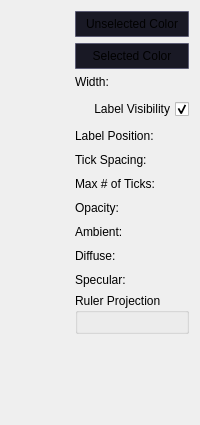
        <widget class="QWidget" name="tab_3">
         <attribute name="title">
          <string>Lines</string>
         </attribute>
         <layout class="QGridLayout" name="gridLayout_3">
          <item row="0" column="1">
           <widget class="ctkColorPickerButton" name="lineUnselectedColorPickerButton">
            <property name="styleSheet">
             <string notr="true">QPushButton{
	min-height: 24;
	max-height: 24;
	background: #191925;
	border: 1px solid #5c5c74;
	border-radius: 1px;
	font: 10pt &quot;Microsoft YaHei&quot;;
}


QPushButton:hover
{
	background-color: #5C5C74;
}</string>
            </property>
            <property name="text">
             <string>Unselected Color</string>
            </property>
           </widget>
          </item>
          <item row="1" column="1">
           <widget class="ctkColorPickerButton" name="lineSelectedColorPickerButton">
            <property name="styleSheet">
             <string notr="true">QPushButton{
	min-height: 24;
	max-height: 24;
	background: #191925;
	border: 1px solid #5c5c74;
	border-radius: 1px;
	font: 10pt &quot;Microsoft YaHei&quot;;
}


QPushButton:hover
{
	background-color: #5C5C74;
}</string>
            </property>
            <property name="text">
             <string>Selected Color</string>
            </property>
           </widget>
          </item>
          <item row="2" column="1">
           <layout class="QGridLayout" name="gridLayout_6">
            <property name="spacing">
             <number>10</number>
            </property>
            <item row="0" column="0">
             <widget class="QLabel" name="widthLabel_2">
              <property name="text">
               <string>Width:</string>
              </property>
             </widget>
            </item>
            <item row="0" column="2">
             <widget class="ctkSliderWidget" name="lineWidthSliderSpinBoxWidget_2" native="true">
              <property name="decimals" stdset="0">
               <number>0</number>
              </property>
              <property name="maximum" stdset="0">
               <double>20.000000000000000</double>
              </property>
             </widget>
            </item>
            <item row="5" column="0">
             <widget class="QLabel" name="opacityLabel_3">
              <property name="text">
               <string>Opacity:</string>
              </property>
             </widget>
            </item>
            <item row="5" column="2">
             <widget class="ctkSliderWidget" name="lineOpacitySliderSpinBoxWidget_2" native="true">
              <property name="singleStep" stdset="0">
               <double>0.100000000000000</double>
              </property>
              <property name="maximum" stdset="0">
               <double>1.000000000000000</double>
              </property>
             </widget>
            </item>
            <item row="6" column="0">
             <widget class="QLabel" name="ambientLabel_3">
              <property name="text">
               <string>Ambient:</string>
              </property>
             </widget>
            </item>
            <item row="6" column="2">
             <widget class="ctkSliderWidget" name="lineAmbientSliderSpinBoxWidget_2" native="true">
              <property name="singleStep" stdset="0">
               <double>0.100000000000000</double>
              </property>
              <property name="maximum" stdset="0">
               <double>1.000000000000000</double>
              </property>
             </widget>
            </item>
            <item row="7" column="0">
             <widget class="QLabel" name="diffuseLabel_3">
              <property name="text">
               <string>Diffuse:</string>
              </property>
             </widget>
            </item>
            <item row="7" column="2">
             <widget class="ctkSliderWidget" name="lineDiffuseSliderSpinBoxWidget_2" native="true">
              <property name="singleStep" stdset="0">
               <double>0.100000000000000</double>
              </property>
              <property name="maximum" stdset="0">
               <double>1.000000000000000</double>
              </property>
             </widget>
            </item>
            <item row="8" column="0">
             <widget class="QLabel" name="specularLabel_3">
              <property name="text">
               <string>Specular:</string>
              </property>
             </widget>
            </item>
            <item row="8" column="2">
             <widget class="ctkSliderWidget" name="lineSpecularSliderSpinBoxWidget_2" native="true">
              <property name="singleStep" stdset="0">
               <double>0.100000000000000</double>
              </property>
              <property name="maximum" stdset="0">
               <double>1.000000000000000</double>
              </property>
             </widget>
            </item>
            <item row="2" column="0">
             <widget class="QLabel" name="label_4">
              <property name="text">
               <string>Label Position:</string>
              </property>
             </widget>
            </item>
            <item row="2" column="2">
             <widget class="ctkSliderWidget" name="lineLabelPositionSliderSpinBoxWidget" native="true">
              <property name="toolTip">
               <string>Position the label along the line</string>
              </property>
              <property name="singleStep" stdset="0">
               <double>0.100000000000000</double>
              </property>
              <property name="maximum" stdset="0">
               <double>1.000000000000000</double>
              </property>
             </widget>
            </item>
            <item row="1" column="0" colspan="3">
             <widget class="QCheckBox" name="lineLabelVisibilityCheckBox">
              <property name="toolTip">
               <string>Show or hide the tick mark labels in 2D</string>
              </property>
              <property name="layoutDirection">
               <enum>Qt::RightToLeft</enum>
              </property>
              <property name="text">
               <string>Label Visibility</string>
              </property>
              <property name="checked">
               <bool>true</bool>
              </property>
             </widget>
            </item>
            <item row="3" column="0">
             <widget class="QLabel" name="label_5">
              <property name="toolTip">
               <string>Distance between major ticks</string>
              </property>
              <property name="text">
               <string>Tick Spacing:</string>
              </property>
             </widget>
            </item>
            <item row="3" column="2">
             <widget class="qMRMLSliderWidget" name="lineTickSpacingSlider" native="true">
              <property name="quantity" stdset="0">
               <string>length</string>
              </property>
             </widget>
            </item>
            <item row="4" column="0">
             <widget class="QLabel" name="label_6">
              <property name="text">
               <string>Max # of Ticks:</string>
              </property>
             </widget>
            </item>
            <item row="4" column="2">
             <widget class="ctkSliderWidget" name="lineMaxTicksSliderSpinBoxWidget" native="true">
              <property name="maximum" stdset="0">
               <double>99.000000000000000</double>
              </property>
             </widget>
            </item>
           </layout>
          </item>
          <item row="0" column="0">
           <spacer name="horizontalSpacer">
            <property name="orientation">
             <enum>Qt::Horizontal</enum>
            </property>
            <property name="sizeHint" stdset="0">
             <size>
              <width>40</width>
              <height>20</height>
             </size>
            </property>
           </spacer>
          </item>
          <item row="3" column="1">
           <widget class="ctkCollapsibleGroupBox" name="lineRulerProjectionPropertiesGroupBox">
            <property name="title">
             <string>Ruler Projection</string>
            </property>
            <property name="collapsed" stdset="0">
             <bool>true</bool>
            </property>
            <layout class="QVBoxLayout" name="verticalLayout_4">
             <property name="spacing">
              <number>10</number>
             </property>
             <item>
              <widget class="qMRMLAnnotationRulerProjectionPropertyWidget" name="lineRulerProjectionWidget" native="true"/>
             </item>
            </layout>
           </widget>
          </item>
          <item row="5" column="1">
           <spacer name="verticalSpacer_4">
            <property name="orientation">
             <enum>Qt::Vertical</enum>
            </property>
            <property name="sizeHint" stdset="0">
             <size>
              <width>20</width>
              <height>40</height>
             </size>
            </property>
           </spacer>
          </item>
          <item row="4" column="1">
           <spacer name="verticalSpacer_7">
            <property name="orientation">
             <enum>Qt::Vertical</enum>
            </property>
            <property name="sizeHint" stdset="0">
             <size>
              <width>20</width>
              <height>40</height>
             </size>
            </property>
           </spacer>
          </item>
         </layout>
        </widget>
